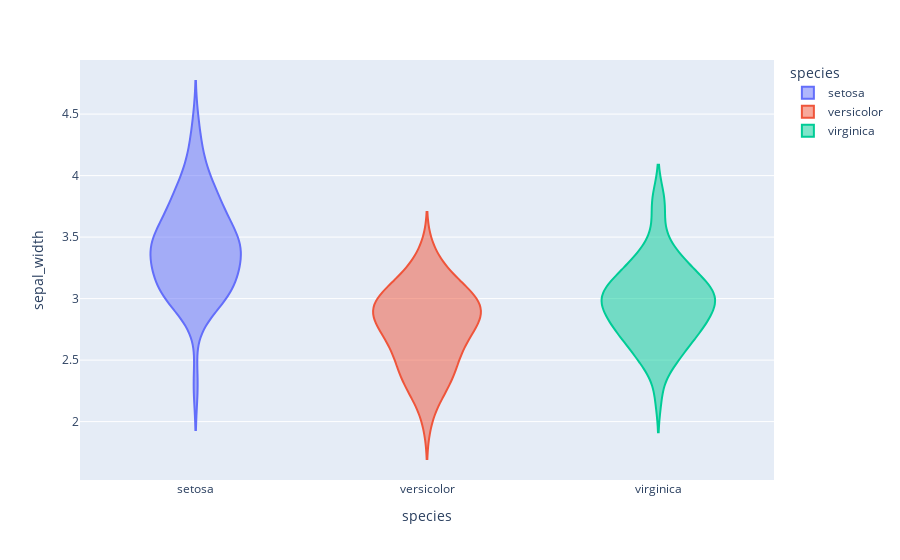

The notebook cell saved with this chart:
### Code cell
px.violin(data_frame=iris,y='sepal_width',x='species',color='species')

### Figure 1 — Plotly figure (JSON) as saved in the notebook; plotly's stock layout.template omitted (floating-point values rounded to 4 significant figures)
{"data": [{"alignmentgroup": "True", "box": {"visible": false}, "hovertemplate": "species=%{x}<br>sepal_width=%{y}<extra></extra>", "legendgroup": "setosa", "marker": {"color": "#636efa"}, "name": "setosa", "offsetgroup": "setosa", "orientation": "v", "scalegroup": "True", "showlegend": true, "type": "violin", "x": ["setosa", "setosa", "setosa", "setosa", "setosa", "setosa", "setosa", "setosa", "setosa", "setosa", "setosa", "setosa", "setosa", "setosa", "setosa", "setosa", "setosa", "setosa", "setosa", "setosa", "setosa", "setosa", "setosa", "setosa", "setosa", "setosa", "setosa", "setosa", "setosa", "setosa", "setosa", "setosa", "setosa", "setosa", "setosa", "setosa", "setosa", "setosa", "setosa", "setosa", "setosa", "setosa", "setosa", "setosa", "setosa", "setosa", "setosa", "setosa", "setosa", "setosa"], "x0": " ", "xaxis": "x", "y": [3.5, 3, 3.2, 3.1, 3.6, 3.9, 3.4, 3.4, 2.9, 3.1, 3.7, 3.4, 3, 3, 4, 4.4, 3.9, 3.5, 3.8, 3.8, 3.4, 3.7, 3.6, 3.3, 3.4, 3, 3.4, 3.5, 3.4, 3.2, 3.1, 3.4, 4.1, 4.2, 3.1, 3.2, 3.5, 3.1, 3, 3.4, 3.5, 2.3, 3.2, 3.5, 3.8, 3, 3.8, 3.2, 3.7, 3.3], "y0": " ", "yaxis": "y"}, {"alignmentgroup": "True", "box": {"visible": false}, "hovertemplate": "species=%{x}<br>sepal_width=%{y}<extra></extra>", "legendgroup": "versicolor", "marker": {"color": "#EF553B"}, "name": "versicolor", "offsetgroup": "versicolor", "orientation": "v", "scalegroup": "True", "showlegend": true, "type": "violin", "x": ["versicolor", "versicolor", "versicolor", "versicolor", "versicolor", "versicolor", "versicolor", "versicolor", "versicolor", "versicolor", "versicolor", "versicolor", "versicolor", "versicolor", "versicolor", "versicolor", "versicolor", "versicolor", "versicolor", "versicolor", "versicolor", "versicolor", "versicolor", "versicolor", "versicolor", "versicolor", "versicolor", "versicolor", "versicolor", "versicolor", "versicolor", "versicolor", "versicolor", "versicolor", "versicolor", "versicolor", "versicolor", "versicolor", "versicolor", "versicolor", "versicolor", "versicolor", "versicolor", "versicolor", "versicolor", "versicolor", "versicolor", "versicolor", "versicolor", "versicolor"], "x0": " ", "xaxis": "x", "y": [3.2, 3.2, 3.1, 2.3, 2.8, 2.8, 3.3, 2.4, 2.9, 2.7, 2, 3, 2.2, 2.9, 2.9, 3.1, 3, 2.7, 2.2, 2.5, 3.2, 2.8, 2.5, 2.8, 2.9, 3, 2.8, 3, 2.9, 2.6, 2.4, 2.4, 2.7, 2.7, 3, 3.4, 3.1, 2.3, 3, 2.5, 2.6, 3, 2.6, 2.3, 2.7, 3, 2.9, 2.9, 2.5, 2.8], "y0": " ", "yaxis": "y"}, {"alignmentgroup": "True", "box": {"visible": false}, "hovertemplate": "species=%{x}<br>sepal_width=%{y}<extra></extra>", "legendgroup": "virginica", "marker": {"color": "#00cc96"}, "name": "virginica", "offsetgroup": "virginica", "orientation": "v", "scalegroup": "True", "showlegend": true, "type": "violin", "x": ["virginica", "virginica", "virginica", "virginica", "virginica", "virginica", "virginica", "virginica", "virginica", "virginica", "virginica", "virginica", "virginica", "virginica", "virginica", "virginica", "virginica", "virginica", "virginica", "virginica", "virginica", "virginica", "virginica", "virginica", "virginica", "virginica", "virginica", "virginica", "virginica", "virginica", "virginica", "virginica", "virginica", "virginica", "virginica", "virginica", "virginica", "virginica", "virginica", "virginica", "virginica", "virginica", "virginica", "virginica", "virginica", "virginica", "virginica", "virginica", "virginica", "virginica"], "x0": " ", "xaxis": "x", "y": [3.3, 2.7, 3, 2.9, 3, 3, 2.5, 2.9, 2.5, 3.6, 3.2, 2.7, 3, 2.5, 2.8, 3.2, 3, 3.8, 2.6, 2.2, 3.2, 2.8, 2.8, 2.7, 3.3, 3.2, 2.8, 3, 2.8, 3, 2.8, 3.8, 2.8, 2.8, 2.6, 3, 3.4, 3.1, 3, 3.1, 3.1, 3.1, 2.7, 3.2, 3.3, 3, 2.5, 3, 3.4, 3], "y0": " ", "yaxis": "y"}], "layout": {"legend": {"title": {"text": "species"}, "tracegroupgap": 0}, "margin": {"t": 60}, "violinmode": "overlay", "xaxis": {"anchor": "y", "categoryarray": ["setosa", "versicolor", "virginica"], "categoryorder": "array", "domain": [0, 1], "title": {"text": "species"}}, "yaxis": {"anchor": "x", "domain": [0, 1], "title": {"text": "sepal_width"}}}}
